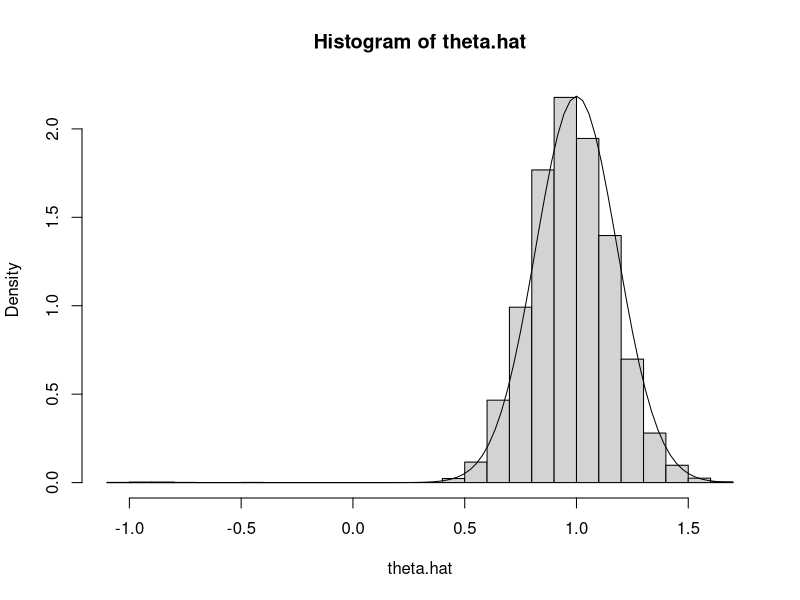

Write R code to recreate this figure. (Note: this script raises an error after producing the figure.)
## ---- chunk 1
# sample size
n <- 10
# simulation sample size
nsim <- 1e4
# true unknown parameter value
# of course in the simulation it is known, but we pretend we don't
# know it and estimate it
theta <- 1

doit <- function(estimator, seed = 42) {
    set.seed(seed)
    result <- double(nsim)
    for (i in 1:nsim) {
        x <- rnorm(n, theta, abs(theta))
        result[i] <- estimator(x)
    }
    return(result)
}

mlogl <- function(theta, x) sum(- dnorm(x, theta, abs(theta), log = TRUE))

mle <- function(x) {
    theta.start <- sign(mean(x)) * sd(x)
    if (all(x == 0) || theta.start == 0)
        return(0)
    nout <- nlm(mlogl, theta.start, iterlim = 1000, x = x)
    if (nout$code > 3)
        return(NaN)
    return(nout$estimate)
}
## ---- chunk 2
theta.hat <- doit(mle)
## ---- chunk 3
hist(theta.hat, probability = TRUE, breaks = 30)
curve(dnorm(x, mean = theta, sd = theta / sqrt(3 * n)), add = TRUE)
## ---- chunk 4
sum(is.na(theta.hat))
mean(is.na(theta.hat))
sum(theta.hat < 0, na.rm = TRUE)
mean(theta.hat < 0, na.rm = TRUE)
## ---- chunk 5
time1 <- system.time(theta.hat.mle <- doit(mle))
time1
## ---- chunk 6
nsim <- 1e5
nrep <- 7
time1 <- NULL
for (irep in 1:nrep)
    time1 <- rbind(time1, system.time(theta.hat.mle <- doit(mle)))
time1
apply(time1, 2, mean)
apply(time1, 2, sd) / sqrt(nrep)
## ---- chunk 7
library(parallel)
ncores <- detectCores()
mclapply(1:ncores, function(x) Sys.getpid(), mc.cores = ncores)
## ---- chunk 8
RNGkind("L'Ecuyer-CMRG")
set.seed(42)
mclapply(1:ncores, function(x) rnorm(5), mc.cores = ncores)
set.seed(42)
mclapply(1:ncores, function(x) rnorm(5), mc.cores = ncores)
## ---- chunk 9
doit <- function(nsim, estimator) {
    result <- double(nsim)
    for (i in 1:nsim) {
        x <- rnorm(n, theta, abs(theta))
        result[i] <- estimator(x)
    }
    return(result)
}
## ---- chunk 10
mout <- mclapply(rep(nsim / ncores, ncores), doit,
    estimator = mle, mc.cores = ncores)
lapply(mout, head)
## ---- chunk 11
length(mout)
sapply(mout, length)
lapply(mout, head)
## ---- chunk 12
theta.hat <- unlist(mout)
hist(theta.hat, probability = TRUE, breaks = 30)
curve(dnorm(x, mean = theta, sd = theta / sqrt(3 * n)), add = TRUE)
## ---- chunk 13
time4 <- NULL
for (irep in 1:nrep)
    time4 <- rbind(time4, system.time(theta.hat.mle <-
        unlist(mclapply(rep(nsim / ncores, ncores), doit,
            estimator = mle, mc.cores = ncores))))
time4
apply(time4, 2, mean)
apply(time4, 2, sd) / sqrt(nrep)
## ---- chunk 14
apply(time4, 2, mean)["elapsed"]
## ---- chunk 15
apply(time1, 2, mean)["elapsed"]
## ---- chunk 16
rats <- apply(time1, 2, mean)["elapsed"] / apply(time4, 2, mean)["elapsed"]
## ---- chunk 17
library(parallel)
ncores <- detectCores()
cl <- makePSOCKcluster(ncores)
parLapply(cl, 1:ncores, function(x) Sys.getpid())
stopCluster(cl)
## ---- chunk 18
cl <- makePSOCKcluster(ncores)
clusterSetRNGStream(cl, 42)
parLapply(cl, 1:ncores, function(x) rnorm(5))
parLapply(cl, 1:ncores, function(x) rnorm(5))
## ---- chunk 19
clusterExport(cl, c("doit", "mle", "mlogl", "n", "nsim", "theta"))
## ---- chunk 20
pout <- parLapply(cl, rep(nsim / ncores, ncores), doit, estimator = mle)
## ---- chunk 21
length(pout)
sapply(pout, length)
lapply(pout, head)
## ---- chunk 22
theta.hat <- unlist(mout)
hist(theta.hat, probability = TRUE, breaks = 30)
curve(dnorm(x, mean = theta, sd = theta / sqrt(3 * n)), add = TRUE)
## ---- chunk 23
time5 <- NULL
for (irep in 1:nrep)
    time5 <- rbind(time5, system.time(theta.hat.mle <-
        unlist(parLapply(cl, rep(nsim / ncores, ncores),
            doit, estimator = mle))))
time5
apply(time5, 2, mean)
apply(time5, 2, sd) / sqrt(nrep)
## ---- chunk 24
apply(time5, 2, mean)["elapsed"]
## ---- chunk 25
apply(time1, 2, mean)["elapsed"]
## ---- chunk 26
rats <- apply(time1, 2, mean)["elapsed"] / apply(time5, 2, mean)["elapsed"]
## ---- chunk 27
stopCluster(cl)
